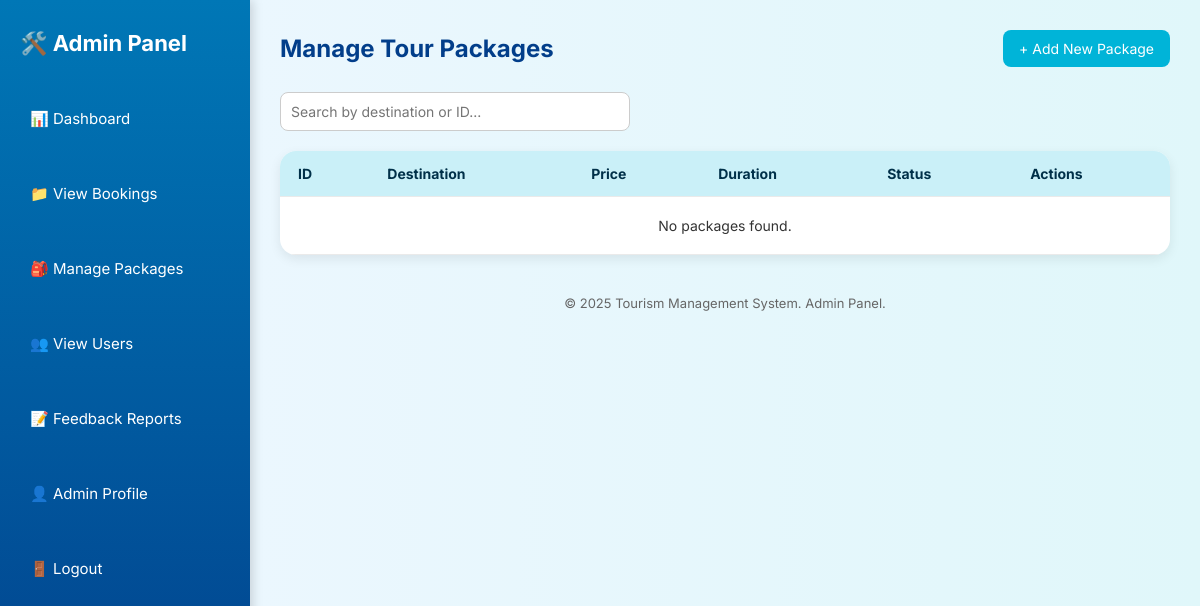
Page /admin/packages (signed in) on the earlier database version.
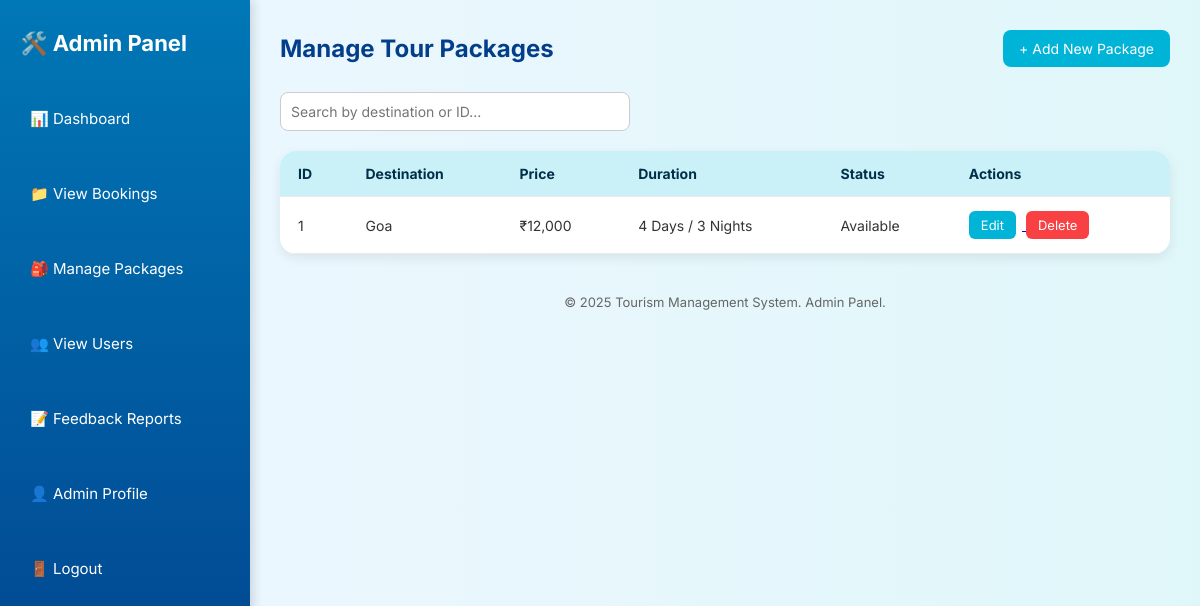
Same page on the later database version.
### tables this page shows
CREATE TABLE packages (
        id INTEGER PRIMARY KEY AUTOINCREMENT,
        title TEXT NOT NULL,
        destination TEXT NOT NULL,
        description TEXT NOT NULL,
        price INTEGER NOT NULL,
        duration TEXT NOT NULL,
        image_url TEXT,
        status TEXT DEFAULT 'Available'
    );

### app.py (the view)
@app.route('/admin/packages')
def admin_packages():
    if session.get('role') != 'admin':
        return redirect(url_for('login'))
    db = get_db()
    packages = db.execute("SELECT * FROM packages").fetchall()
    return render_template('manage_packages.html', packages=packages)

### app.py (called while the page is built)
def get_db():
    if 'db' not in g:
        g.db = sqlite3.connect(DATABASE, timeout=10)
        g.db.row_factory = sqlite3.Row
        g.db.execute('PRAGMA foreign_keys = ON')
    return g.db

### templates/manage_packages.html (shortened to what this page needs)
<!DOCTYPE html>
<html lang="en">
<head>
</head>
<body>
  <aside class="sidebar">
    <h2>🛠️ Admin Panel</h2>
    <a href="{{ url_for('admin_dashboard') }}" class="nav-link">📊 Dashboard</a>
    <a href="{{ url_for('all_bookings') }}" class="nav-link">📁 View Bookings</a>
    <a href="{{ url_for('admin_packages') }}" class="nav-link">🎒 Manage Packages</a>
    <a href="{{ url_for('view_users') }}" class="nav-link">👥 View Users</a>
    <a href="{{ url_for('view_feedback') }}" class="nav-link">📝 Feedback Reports</a>
    <a href="{{ url_for('admin_profile') }}" class="nav-link">👤 Admin Profile</a>
    <a href="{{ url_for('logout') }}" class="nav-link">🚪 Logout</a>
  </aside>
  <main class="main-content">
    <div class="header">
      <h1>Manage Tour Packages</h1>
      <a href="{{ url_for('add_package') }}">
        <button class="btn-add">+ Add New Package</button>
      </a>
    </div>
    <form method="GET" action="{{ url_for('admin_packages') }}" class="search-bar">
      <input type="text" name="search" placeholder="Search by destination or ID..." value="{{ request.args.get('search', '') }}">
    </form>
    <table>
      <thead>
        <tr>
          <th>ID</th>
          <th>Destination</th>
          <th>Price</th>
          <th>Duration</th>
          <th>Status</th>
          <th>Actions</th>
        </tr>
      </thead>
      <tbody>
        {% for package in packages %}
        <tr>
          <td>{{ package.id }}</td>
          <td>{{ package.destination }}</td>
          <td>₹{{ "{:,}".format(package.price) }}</td>
          <td>{{ package.duration }}</td>
          <td>{{ package.status }}</td>
          <td class="actions">
            <a href="{{ url_for('edit_package', package_id=package.id) }}">
              <button type="button">Edit</button>
            </a>
            <form action="{{ url_for('delete_package', package_id=package.id) }}" method="POST" style="display:inline;" onsubmit="return confirm('Are you sure you want to delete this package?')">
              <button type="submit" class="delete">Delete</button>
            </form>
          </td>
        </tr>
        {% else %}
        <tr>
          <td colspan="6" style="text-align: center; padding: 20px;">No packages found.</td>
        </tr>
        {% endfor %}
      </tbody>
    </table>
    <footer>
      &copy; 2025 Tourism Management System. Admin Panel.
    </footer>
  </main>
</body>
</html>

Differences in the rows shown:
added packages: id "1", destination "Goa", price "12,000", duration "4 Days / 3 Nights", status "Available"
Other differences:
text no longer shown: "No packages found."
